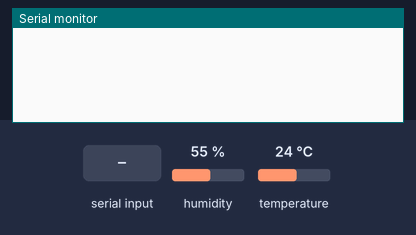
A sketch run on a simulated Arduino Uno, built with avr-gcc and run on an emulated ATmega328P. Parts: the last lines printed to the serial monitor. The test bench sets the inputs (shaded band); at power-on: humidity 55 %, temperature 24 °C.

Above: at 1.2 s.
1.3 s: "t" received over Serial
At 2.5 s:
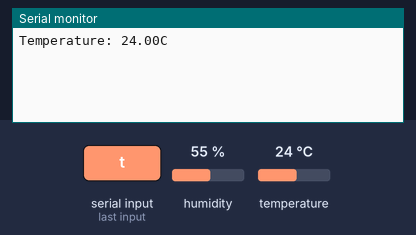
2.8 s: "h" received over Serial
At 3.8 s:
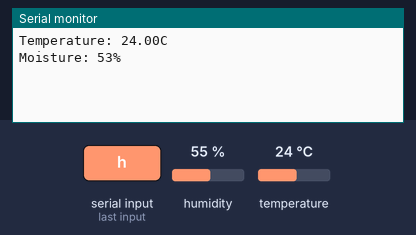

Measured:
- after the input at 1.3 s, the serial monitor: prints a new line at once (image 1)
- after the input at 2.8 s, the serial monitor: prints a new line at once (image 2)

The sketch:

TestSignal.ino
```cpp
#include "DHT.h"
DHT dht;

int sensorPin = A0;
int outputRead;
int output_value;
String inputString = "";
bool stringComplete = false;

volatile int data;


int flag;

void setup()
{
  Serial.begin(115200);
  inputString.reserve(200); // reserve 200 bytes for the inputString
  dht.setup(8); // data pin 8.
}

void loop() {

  if (inputString == "t") {
    //delay(dht.getMinimumSamplingPeriod());
    Serial.print("Temperature: ");
    Serial.print(dht.getTemperature());
    Serial.println("C");
  }

  else if (inputString == "h") {

    outputRead = analogRead(sensorPin);
    output_value = map(outputRead,550,0,50,100);


    Serial.print("Moisture: ");
    Serial.print(output_value);
    Serial.println("%");
  }

  inputString = "";
  }


void serialEvent(){

  while (Serial.available())
  {
    char inChar = (char)Serial.read();
    inputString += inChar;


//    if (inChar == "\n") {
//      stringComplete = true;
//    }

  }

}
```
